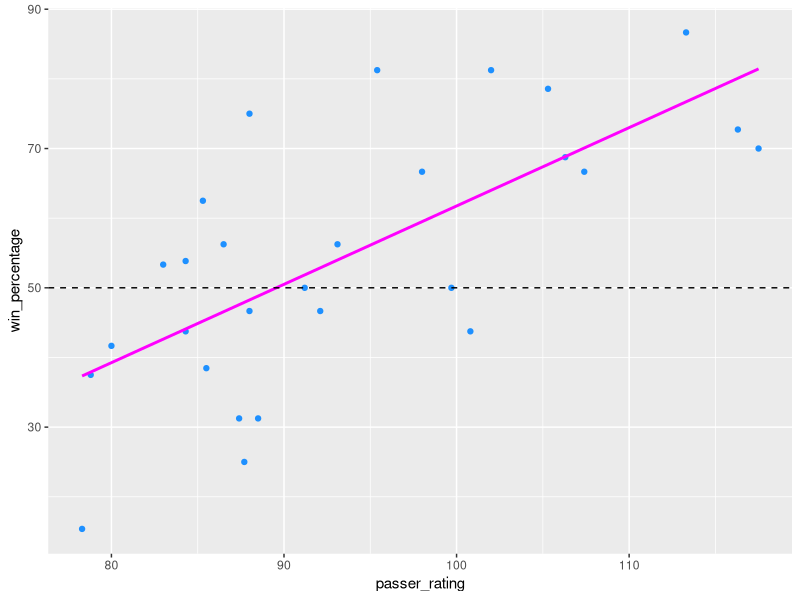
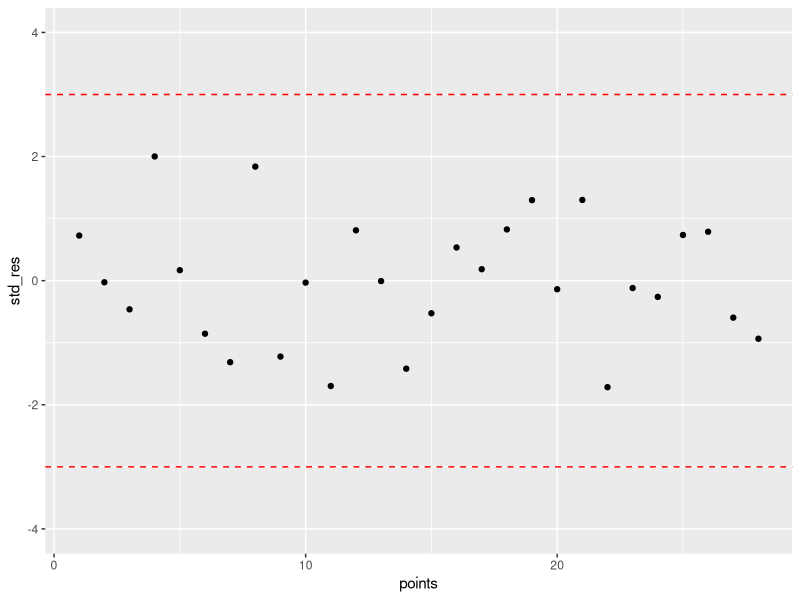
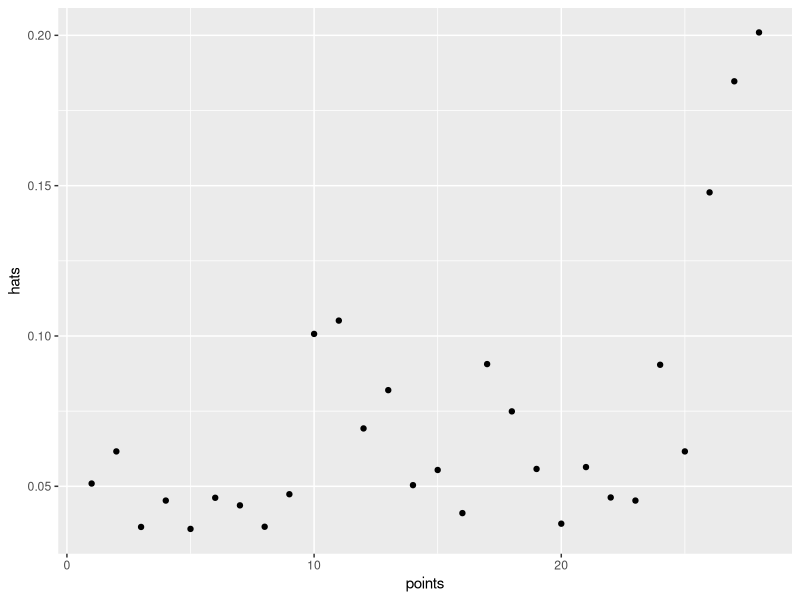
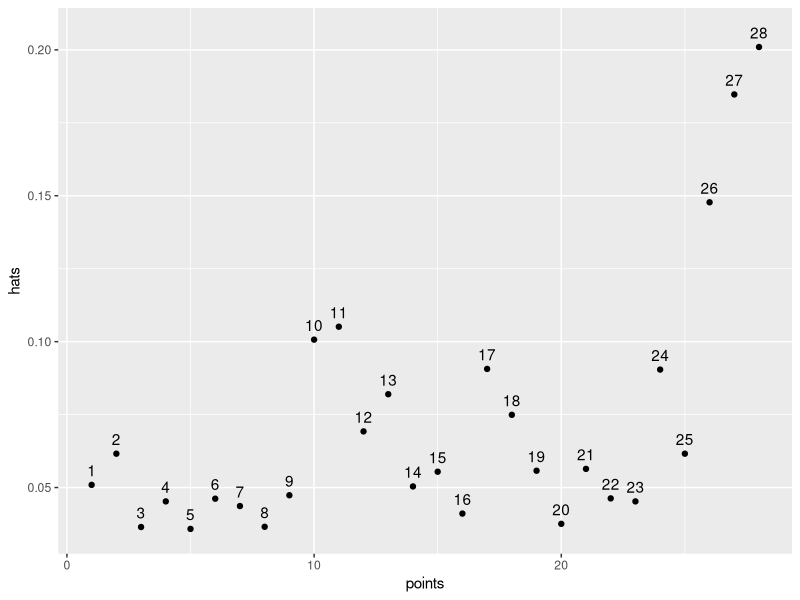
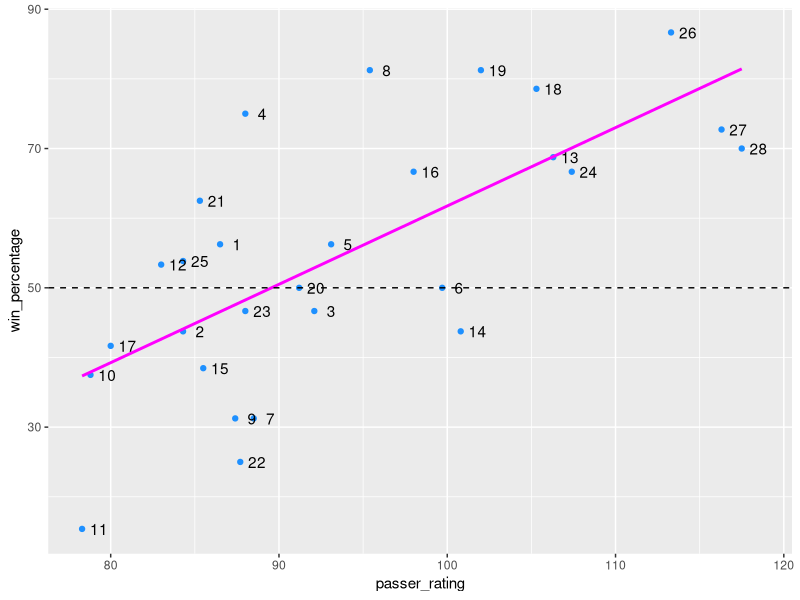
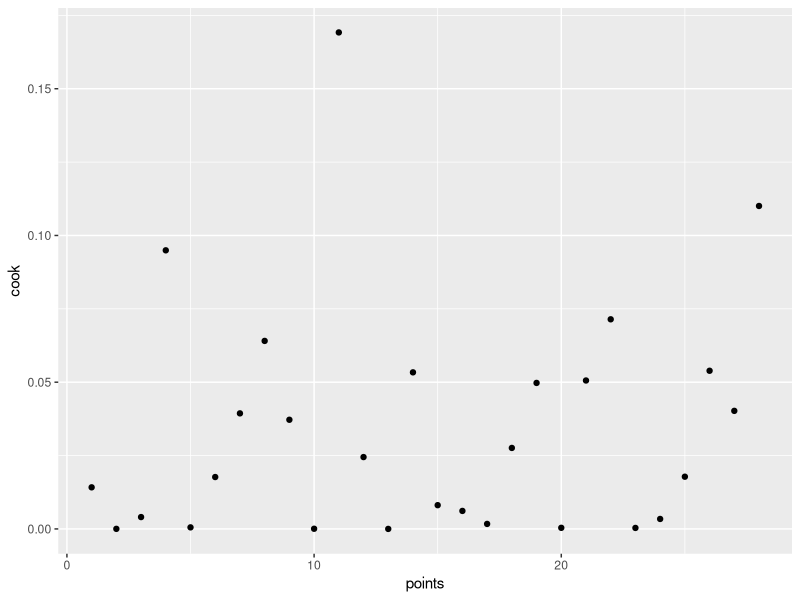
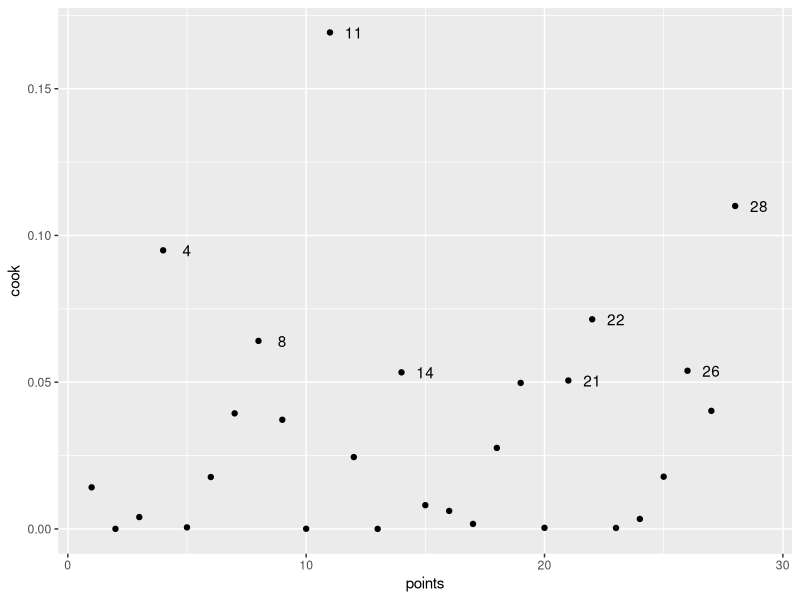
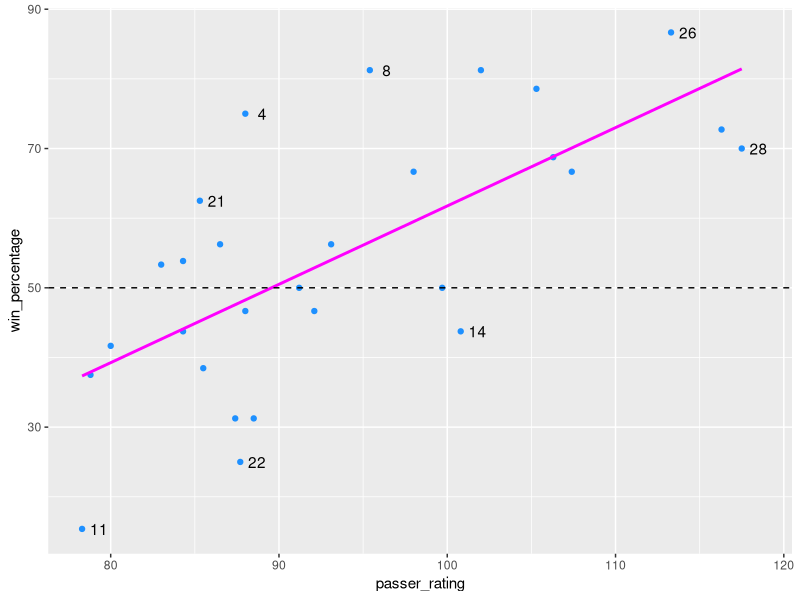

Write the R code that produced these figures, in order.
## NFL data analysis

library(readr)
library(tidyverse)
library(dplyr)
library(broom)
install.packages("car")
install.packages("psych")
library(psych)

## read in data NFL
NFLdf <- read_csv("2019_nfl_qb_data.csv")
View(NFLdf)

##structure and description data

str(NFLdf)
describe(NFLdf)

head(NFLdf, 10)
tail(NFLdf, 20)

## filter QB's with minimum 10 games
new_df <- NFLdf %>%
  filter(games_started >= 10) %>%
  mutate(win_percentage = wins / games_started * 100)

## Explore relationship between win_percentage and passer_rating. With linear regression lm, with dashed horizontal reference line at 50%
ggplot(data = new_df, aes(x = passer_rating, y = win_percentage)) +
  geom_point(colour = "dodgerblue") +
  geom_smooth(method = "lm", colour = "magenta", se = FALSE) + ## se = FAlSE removes error bars from smooth
  geom_hline(yintercept = 50, colour = "black", linetype = "dashed")

with(new_df, cor(x = passer_rating, y = win_percentage)) ## [1] 0.6863687 moderate to strong relationship

library(broom)
fit <- lm(win_percentage ~ passer_rating, data = new_df)
tidy(fit, conf.int = TRUE)

summary(fit) #### percentage error is calculated by estimate divided by residual standard error
## i.e -50.7307

13.68/-50.7307 ### -.2696592
-.2696592*100 ## -26.96% = %of error that any prediction will be off 

## Step 7 = looking at independence of observations - looking at assumption value of 2.

car::durbinWatsonTest(fit)
###  lag Autocorrelation D-W Statistic p-value
###   1      -0.2092827      2.372391   0.348
### Alternative hypothesis: rho != 0 rejecting null hypothesis

## Outliers - Step 8 and plot
std_res <- rstandard(fit)
points <- 1:length(std_res)
## no outliers are identified as all standard residuals are less than 3
ggplot(data = NULL, aes(x = points, y = std_res)) +
  geom_point() +
  ylim(c(-4,4)) +
  geom_hline(yintercept = c(-3, 3), colour = "red", linetype = "dashed")

## Leverage points - Step 9
hats <- hatvalues(fit)

##plot
ggplot(data = NULL, aes(x = points, y = hats)) +
  geom_point()
## there are no hatvalues >1, however >0.1 shows some noticeable values, 
hat_labels <- if_else(hats >- 0.10, paste(points), "")

##plot hats, points >0.1 have been labeled 
ggplot(data = NULL, aes(x = points, y = hats)) +
  geom_point() +
  geom_text (aes(label = hat_labels), nudge_y = 0.005)

## regression again with labeled values
ggplot(data = new_df, aes(x = passer_rating, y = win_percentage)) +
  geom_point(colour = "dodgerblue") +
  geom_smooth(method = "lm", colour = "magenta", se = FALSE) +
  geom_hline(yintercept = 50, colour = "black", linetype = "dashed") +
  geom_text(aes(label = hat_labels), nudge_x = 1)



##Influential points - Step 10
cook <- cooks.distance(fit)

##plot - determine if any points could be considered as points of high influence
ggplot(data = NULL, aes(x = points, y = cook)) +
  geom_point()

## new labels looking at > .015
cook_labels <- if_else(cook >= 0.015, paste(points), "")

cook_labels <- if_else(cook >= 0.05, paste(points), "")

## idetifying outliers
ggplot(data = NULL, aes(x = points, y = cook)) +
  geom_point() +
  geom_text(aes(label = cook_labels), nudge_x = 1)

##regression with outliers/leverage points labelled

ggplot(data = new_df, aes(x = passer_rating, y = win_percentage)) +
  geom_point(colour = "dodgerblue") +
  geom_smooth(method = "lm", colour = "magenta", se = FALSE) +
  geom_hline(yintercept = 50, colour = "black", linetype = "dashed") +
  geom_text(aes(label = cook_labels), nudge_x = 1)

### as we chose 10games starting value, there are 8 athletes who can influence the model
## therefore, we need to remove 8 athletes and run regression again.

outliers <- c(4, 8, 11, 14, 21, 26, 28) ## removing athletes and storing in outliers df
filtered_df <- new_df %>%
  filter(!case_no %in% outliers) ## filter if case_no is not (!) %in% outliers

## re-run linear regression lm() with filtered_df
fit2 <- lm(win_percentage ~ passer_rating, data = filtered_df)
tidy(fit2, conf.int = TRUE)

summary(fit2)

### plot without the high influence points
ggplot(data = filtered_df, aes(x = passer_rating, y = win_percentage)) +
  geom_point(colour = "dodgerblue") +
  geom_smooth(method = "lm", colour = "magenta", se = FALSE) +
  geom_hline(yintercept = 50, colour = "black", linetype = "dashed")

## slope and intercept haven't changed heaps, so may not need to have removed data points

## step 11 - Homoscedasticity 
res <- residuals(fit)
fitted <- predict(fit)

## plotting fitted vs residual

ggplot(data = NULL, aes(x = fitted, y = res)) +
  geom_point(colour = "dodgerblue") +
  geom_hline(yintercept = 0, colour = "red", linetype = "dashed")

## doesn't appear to be evidence of heteroscedasticity

## Step 13 Normality of residual values

ggplot(data = NULL, aes(x = res)) +
  geom_histogram(colour = "black", fill = "dodgerblue", binwidth = 5)

ggplot(data = NULL, aes(sample = res)) +
  stat_qq() + stat_qq_line ()
## Perhaps some skewness, likely from the points that we investigated for influence.
# We already established they weren't doing too much damage to the overall results of the model, 
# However to fix this possible non-normal distribution we should collect more data which will most likely solve this problem. 








